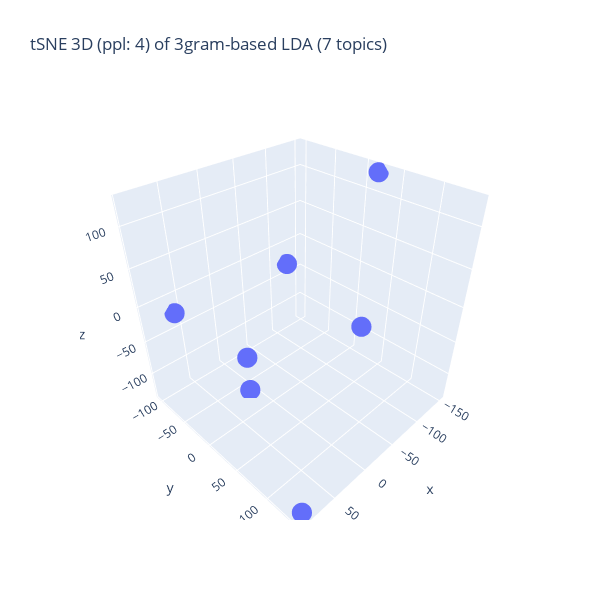

The cell this chart's notebook holds for it:
### Code cell
%%capture --no-display

## Plotlyを使って tSNE の結果の可視化 (3D)
import numpy as np
import plotly.graph_objects as go

## 変数の指定
d1, d2, d3 = topic_tsne_3d[:,0], topic_tsne_3d[:,1], topic_tsne_3d[:,2]
fig = go.Figure(data = [go.Scatter3d(x = d1, y = d2, z = d3,
                                     mode = 'markers', marker = dict(size = 7)) ])

## 3D 散布図にラベルを追加する処理は未実装
#fig.update_traces(text = [ str(x) for x in range(len(topic_dist))])
title_val = f"tSNE 3D (ppl: {top_perplexity_val}) of {term_type}-based LDA ({n_topics} topics)"
fig.update_layout(title = dict(text = title_val),
                  autosize = False, width = 600, height = 600,)
fig.show()

### Figure 1 — Plotly figure (JSON) as saved in the notebook; plotly's stock layout.template omitted (floating-point values rounded to 4 significant figures)
{"data": [{"marker": {"size": 7}, "mode": "markers", "type": "scatter3d", "x": [91.15, -87.78, 93.51, 60.62, 13.12, -151.5, -123.0], "y": [141.5, 62.63, 75.43, -103.1, -29.61, 20.96, -101.5], "z": [-129.6, -35.01, 34.64, -23.97, -132.3, 125.7, -31.02]}], "layout": {"autosize": false, "height": 600, "title": {"text": "tSNE 3D (ppl: 4) of 3gram-based LDA (7 topics)"}, "width": 600}}
